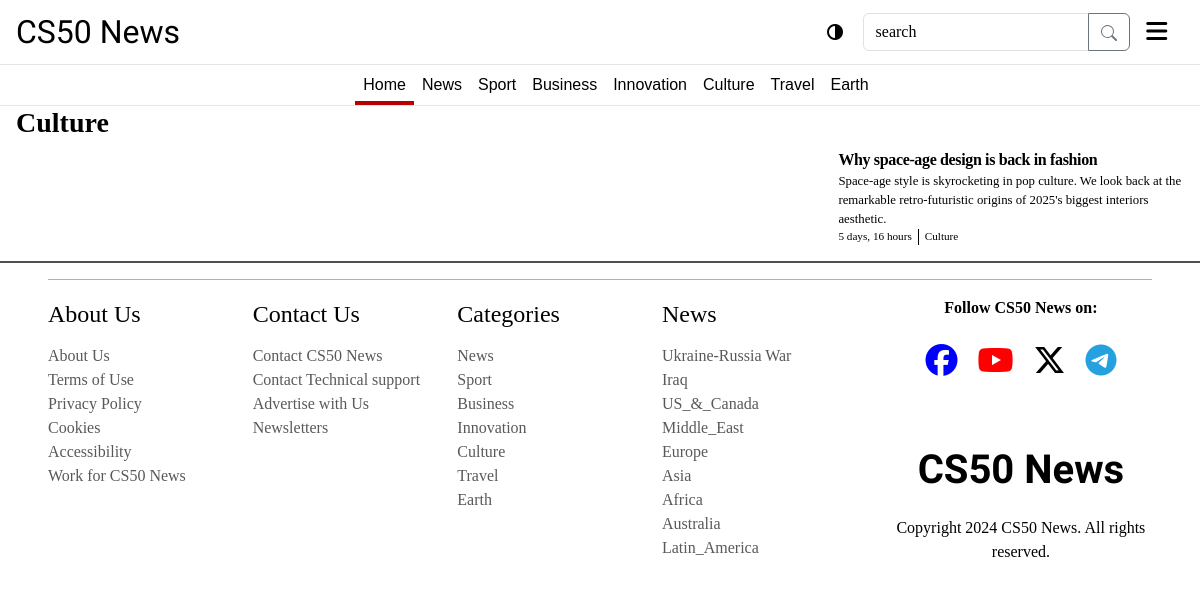
Before: / with the older database file.
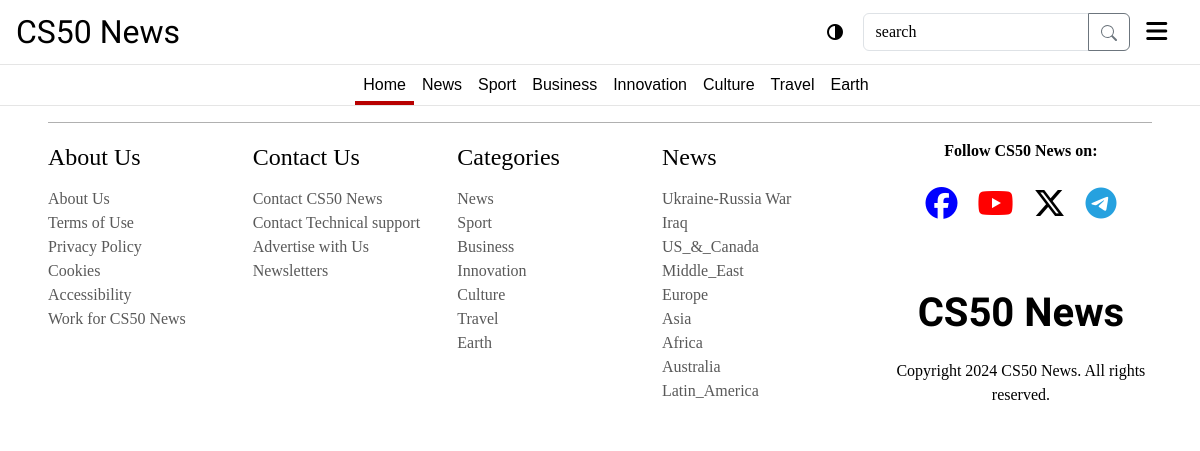
After: the same page with the newer database file.
### CS50_News/models.py (models this page shows, shortened)
class Section(models.Model):
    SECTIONS = {
        "H": "hero",
        "C": "carousel",
        "F": "featured",
        "L": "left",
        "N": "news",
        "O": "only",
        "R": "right",
        "S": "scroll",
        "M": "more",
        "T": "trending",
    }
    page = models.ForeignKey(Page, on_delete=models.CASCADE, related_name="sections")
    name = models.CharField(max_length=100, choices=SECTIONS, null=True, blank=True)
    title = models.CharField(max_length=100, null=True, blank=True)
    position = models.PositiveIntegerField()  # Order within the page
    class Meta:
        ordering = ["position"]

class Placement(models.Model):
    article = models.ForeignKey("New", on_delete=models.CASCADE, related_name="placements")
    section = models.ForeignKey(Section, on_delete=models.CASCADE, related_name="articles")
    position = models.PositiveIntegerField(default=0)  # Order within the section
    class Meta:
        ordering = ["position"]

class New(models.Model):
    CATEGORYS = {
        "N": "News",
        "S": "Sport",
        "B": "Business",
        "I": "Innovation",
        "C": "Culture",
        "T": "Travel",
        "E": "Earth",
    }
    SUB_CATEGORIES = {
        "N" : {
            "IG": "Israil-Gaza_war",
            "UR": "Ukraine-Russia_war",
            "US&C": "US_&_Canada",
            "MD": "Middle_East",
            "EU": "Europe",
            "AS": "Asia",
            "AF": "Africa",
            "AU": "Australia",
            "LA": "Latine_America",
            "WO": "World",
            "PO": "Politics",
        },
        "S": {
            "MA": "Martial_Arts",
            "FB": "Football",
            "CR": "Cricket",
            "F1": "Formula_1",
            "TE": "Tennis",
            "GO": "Golf",
            "AT": "Athletics",
            "CY": "Cycling",
        },
        "B": {
            "B": "Business"
        },
        "I": {
            "TECH": "Technology",
            "S&HE": "Science_&_Health",
            "FU": "Future",
            "CL": "Climate",
        },
        "C": {
            "CU": "Culture",
            "BOOK": "Books",
            "ST": "Style",
            "TV": "Film_&_TV",
            "MS": "Music",
            "AR&D": "Art_&_Design",
            "EN": "Entertainment",
        },
        "T": {
            "DE": "Destinations",
            "FOOD": "Food_&_Drink",
            "AD": "Adventures",
        },
        "E": {
            "NW": "Natural_Wonders",
            "WE&C": "Weather_&_Climate",
        }
    }
    headline = models.CharField(max_length=100)
    sub_headline = models.CharField(max_length=200)
    image = models.ImageField(upload_to="images", default="images/test-img.jpg")
    content = models.TextField()
    views = models.IntegerField(default=0)
    timestamp = models.DateTimeField(auto_now_add=True)
    category = models.CharField(max_length=50, choices=CATEGORYS, null=True, blank=True)
    sub_category = models.CharField(max_length=50, choices=SUB_CATEGORIES, null=True, blank=True)
    auther = models.ForeignKey(User, on_delete=models.CASCADE, related_name="publishes")
    tags = TaggableManager(through=TaggedItem)
    slug = models.SlugField(default="" , null=False, unique=True, max_length=100)

### CS50_News/views.py (the view)
# urls.py: path("", views.index, name="index"),
def index(request, cat="Home", sub=None, key=None):
    if not cat in ["Business", "Home"]:
        subs = New.SUB_CATEGORIES[cat[0]]
    else:
        subs = None
    parent = cat
    if sub:
        cat = sub
    page = get_object_or_404(Page, slug=cat)
    sections = page.sections.prefetch_related("articles__article")
    for section in sections:
        section.include_name = f"CS50_News/sections/_{section_names[section.name]}.html"
    return render(request, "CS50_News/index.html", {
        "sections" : sections,
        "subs": subs,
        "parent": parent,
        "sub_category": sub,
        "key": key
    })

### CS50_News/templates/CS50_News/index.html (shortened to what this page needs)
{% extends "CS50_News/layout.html" %}
{% load change %}
{% block body %}
    {% for section in sections %}
        {% include section.include_name %}
    {% endfor %}
{% endblock %}

### CS50_News/templates/CS50_News/layout.html (shortened to what this page needs)
{% load static %}
<!DOCTYPE html>
<html lang="en">
<head>
    <link rel="stylesheet" href="{% static 'CS50_News/style.css' %}">
    <link rel="stylesheet" href="{% static 'CS50_News/index.css' %}">
    <link rel="stylesheet" href="{% static 'CS50_News/footer.css' %}">
    <link href="https://cdn.jsdelivr.net/npm/bootstrap@5.3.3/dist/css/bootstrap.min.css" rel="stylesheet">
</head>
<body id="body">
    <header>
        {% include "CS50_News/sub_templates/_main-header.html" %}
        {% include "CS50_News/sub_templates/_navbar.html" %}
    </header>
    <div class="body-content">
        {% block body %}
        {% endblock %}
    </div>
    {% include "CS50_News/sub_templates/_footer.html" %}
</body>
</html>

### CS50_News/templates/CS50_News/sub_templates/_main-header.html (shortened to what this page needs)
<div id="main-header">
    <div id="main-header_content">
        <a class="navbar-brand" id="brand" href="{% url 'index' %}" style="font-family: 'Pirata One', system-ui;">CS50 News</a>
        <div id="navbar-content">
            <div class="icon-div" id="toggle-div">
                <button class="icon-btn" id="toggle-button">
                    <i class="fa-solid fa-circle-half-stroke fa-rotate-180"></i>
                </button>
            </div>
            <form action="{% url 'search' %}" method="get" id="navbar-form">
                <div class="input-group">
                    <input type="text" class="form-control" name="q" placeholder="search" autocomplete="off">
                    <button class="btn btn-outline-secondary search-button" type="submit">
                        <svg xmlns="http://www.w3.org/2000/svg" width="16" height="16" class="bi bi-search" fill="currentColor" viewBox="0 0 16 16">
                            <path d="M11.742 10.344a6.5 6.5 0 1 0-1.397 1.398h-.001q.044.06.098.115l3.85 3.85a1 1 0 0 0 1.415-1.414l-3.85-3.85a1 1 0 0 0-.115-.1zM12 6.5a5.5 5.5 0 1 1-11 0 5.5 5.5 0 0 1 11 0"/>
                        </svg>
                    </button>
                </div>
            </form>
            <div class="icon-div">
                <button class="icon-btn" id="navbar-toggler" type="button" data-bs-toggle="offcanvas" data-bs-target="#offcanvasNavbar" aria-controls="offcanvasNavbar" aria-label="Toggle navigation">
                   <i class="fa-solid fa-bars fa-xl"></i>
                </button>
            </div>
        </div>
    </div>
</div>

### CS50_News/templates/CS50_News/sub_templates/_navbar.html
<nav id="navbar">
    <ul id="navbar-ul">
        <a class="nav-link" href="{% url 'index' %}"><li class="p-2" data-target="Home" id="nav-Home">Home</li></a>
        <a class="nav-link" href="{% url 'cat_index' cat='News' %}"><li class="p-2" data-target="News" id="nav-News">News</li></a>
        <a class="nav-link" href="{% url 'cat_index' cat='Sport' %}"><li class="p-2" data-target="Sport"  id="nav-Sport">Sport</li></a>
        <a class="nav-link" href="{% url 'cat_index' cat='Business' %}"><li class="p-2" data-target="Business" id="nav-Business">Business</li></a>
        <a class="nav-link" href="{% url 'cat_index' cat='Innovation' %}"><li class="p-2" data-target="Innovation" id="nav-Innovation">Innovation</li></a>
        <a class="nav-link" href="{% url 'cat_index' cat='Culture' %}"><li class="p-2" data-target="Culture" id="nav-Culture">Culture</li></a>
        <a class="nav-link" href="{% url 'cat_index' cat='Travel' %}"><li class="p-2" data-target="Travel" id="nav-Travel">Travel</li></a>
        <a class="nav-link" href="{% url 'cat_index' cat='Earth' %}"><li class="p-2" data-target="Earth" id="nav-Earth">Earth</li></a>
    </ul>
</nav>

### CS50_News/templates/CS50_News/sub_templates/_subnav.html (shortened to what this page needs)
{% load change %}

### CS50_News/templates/CS50_News/sub_templates/_offcanvas.html (shortened to what this page needs)
{% load socialaccount %}

### CS50_News/templates/CS50_News/sub_templates/_overlay.html (shortened to what this page needs)
{% load socialaccount %}

### CS50_News/templates/CS50_News/sub_templates/_footer.html
<footer>
    <div class="footer-column-container">
        <div class="footer-column">
            <a class="main-link">About Us</a>
            <a class="footer-link">About Us</a>
            <a class="footer-link">Terms of Use</a>
            <a class="footer-link">Privacy Policy</a>
            <a class="footer-link">Cookies</a>
            <a class="footer-link">Accessibility</a>
            <a class="footer-link">Work for CS50 News</a>
        </div>
        <div class="footer-column">
            <a class="main-link">Contact Us</a>
            <a class="footer-link">Contact CS50 News</a>
            <a class="footer-link">Contact Technical support </a>
            <a class="footer-link">Advertise with Us</a>
            <a class="footer-link">Newsletters</a>
        </div>
        <div class="footer-column last">
            <a class="main-link">Categories</a>
            <a class="footer-link nav-link" href="{% url 'cat_index' cat='News' %}">
                <li class="list-group-item" data-target="News">News</li>
            </a>
            <a class="footer-link nav-link" href="{% url 'cat_index' cat='Sport' %}">
                <li class="list-group-item" data-target="Sport">Sport</li>
            </a>
            <a class="footer-link nav-link" href="{% url 'cat_index' cat='Business' %}">
                <li class="list-group-item" data-target="Business">Business</li>
            </a>
            <a class="footer-link nav-link" href="{% url 'cat_index' cat='Innovation' %}">
                <li class="list-group-item" data-target="Innovation">Innovation</li>
            </a>
            <a class="footer-link nav-link" href="{% url 'cat_index' cat='Culture' %}">
                <li class="list-group-item" data-target="Culture">Culture</li>
            </a>
            <a class="footer-link nav-link" href="{% url 'cat_index' cat='Travel' %}">
                <li class="list-group-item" data-target="Travel">Travel</li>
            </a>
            <a class="footer-link nav-link" href="{% url 'cat_index' cat='Earth' %}">
                <li class="list-group-item" data-target="Earth">Earth</li>
            </a>
        </div>
        <div class="footer-column last">
            <a class="main-link nav-link" href="{% url 'cat_index' cat='News' %}">
                <li class="list-group-item" data-target="News">News</li>
            </a>
            <a class="footer-link nav-link" herf="{% url 'cat_index' cat='Ukraine-Russia_war' %}">
                <li class="list-group-item" data-target="Ukraine-Russia_war">Ukraine-Russia War</li>
            </a>
            <a class="footer-link nav-link" href="{% url 'cat_index' cat='Iraq' %}">
                <li class="list-group-item" data-target="Iraq">Iraq</li>
            </a>
            <a class="footer-link nav-link" href="{% url 'cat_index' cat='US_&_Canada' %}">
                <li class="list-group-item" data-target="US_&_Canada">US_&_Canada</li>
            </a>
            <a class="footer-link nav-link" href="{% url 'cat_index' cat='Middle_East' %}">
                <li class="list-group-item" data-target="Middle_East">Middle_East</li>
            </a>
            <a class="footer-link nav-link" href="{% url 'cat_index' cat='Europe' %}">
                <li class="list-group-item" data-target="Europe">Europe</li>
            </a>
            <a class="footer-link nav-link" href="{% url 'cat_index' cat='Asia' %}">
                <li class="list-group-item" data-target="Asia">Asia</li>
            </a>
            <a class="footer-link nav-link" href="{% url 'cat_index' cat='Africa' %}">
                <li class="list-group-item" data-target="Africa">Africa</li>
            </a>
            <a class="footer-link nav-link" href="{% url 'cat_index' cat='Australia' %}">
                <li class="list-group-item" data-target="Australia">Australia</li>
            </a>
            <a class="footer-link nav-link" href="{% url 'cat_index' cat='>Latin_America' %}">
                <li class="list-group-item" data-target="Latin_America">Latin_America</li>
            </a>
        </div>
    </div>
    <div class="footer-main">
        <div class="media">
            <div class="follow">
                <p>Follow CS50 News on:</p>
            </div>
            <div class="icons">
                <div>
                    <a class="link" href="">
                        <i class="fa-brands fa-2x fa-facebook"></i>
                    </a>
                    <a class="link" href="">
                        <i class="fa-brands fa-2x fa-youtube"></i>
                    </a>
                </div>
                <div>
                    <a class="link" href="">
                        <i class="fa-brands fa-2x fa-x-twitter"></i>
                    </a>
                    <a class="link" href="">
                        <i class="fa-brands fa-2x fa-telegram"></i>
                    </a>
                </div>
            </div>
        </div>
        <div class="logo">
            <a class="footer-brand" href="{% url 'index' %}" style="font-family: 'Pirata One', system-ui;">CS50 News</a>
        </div>
        <div class="Rights">
            Copyright 2024 CS50 News. All rights reserved.
        </div>
    </div>
</footer>

### CS50_News/templates/CS50_News/sections/_left.html (shortened to what this page needs)
{% load change %}
<section class="one-article-section left" id="left-section">
    <h3>
        <a class="link" href="{% url 'cat_index' cat=section.articles.all.0.article.get_category_display %}">{{section.articles.all.0.article.get_category_display}}</a>
    </h3>
    <a class="side-img-article link article" data-id="{{section.articles.all.0.article.id}}" href="{% url 'new' cat=section.articles.all.0.article.get_category_display sub=section.articles.all.0.article.get_sub_category_display slug=section.articles.all.0.article.slug %}">
        <div class="img">
        </div>
        <div class="content">
            <h6 class="content-heading">{{section.articles.all.0.article.headline}}</h6>
            <p>{{section.articles.all.0.article.sub_headline}}</p>
            <div class="secondary-div side-secondary">
                <span>{{section.articles.all.0.article.timestamp|timesince|safe}}</span>
                <span>{{section.articles.all.0.article.get_sub_category_display|change:"_ "}}</span>
            </div>
        </div>
    </a>
</section>
<div class="bold-seperator"></div>

Changed rows visible on the page:
removed Section: articles.all.0.article.category "Culture", articles.all.0.article.headline "Why space-age design is back in fashion", articles.all.0.article.sub_headline "Space-age style is skyrocketing in pop culture. We look back at the remarkable retro-futuristic origins of 2025's biggest interiors aesthetic.", articles.all.0.article.timestamp "5 days, 16 hours", articles.all.0.article.sub_category|change "Culture"
